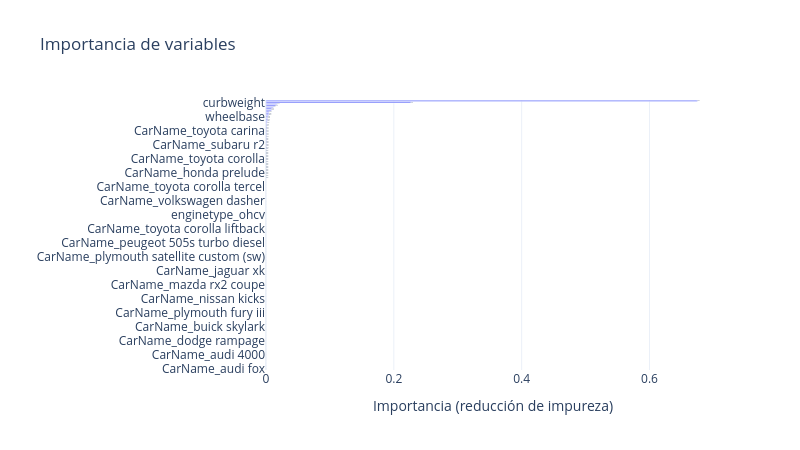

Source (notebook cell):
### Code cell
importancias_variables = plot_importancias(modelo_arbol, X_train.columns)
importancias_variables

### Figure 1 — Plotly figure (JSON) as saved in the notebook; plotly's stock layout.template omitted (floating-point values rounded to 4 significant figures; data arrays with more than 128 entries replaced by an {"elided": "..."} marker saying what was removed)
{"data": [{"hovertemplate": "Importancia (reducción de impureza)=%{x}<br>=%{y}<extra></extra>", "legendgroup": "", "marker": {"color": "#636efa", "pattern": {"shape": ""}}, "name": "", "orientation": "h", "showlegend": false, "textposition": "auto", "texttemplate": "%{x:.3f}", "type": "bar", "x": {"elided": "173 float values"}, "xaxis": "x", "y": {"elided": "173 str values"}, "yaxis": "y"}], "layout": {"barmode": "relative", "height": 450, "legend": {"tracegroupgap": 0}, "title": {"text": "Importancia de variables"}, "width": 800, "xaxis": {"anchor": "y", "domain": [0, 1], "title": {"text": "Importancia (reducción de impureza)"}}, "yaxis": {"anchor": "x", "domain": [0, 1], "title": {"text": ""}}}}
